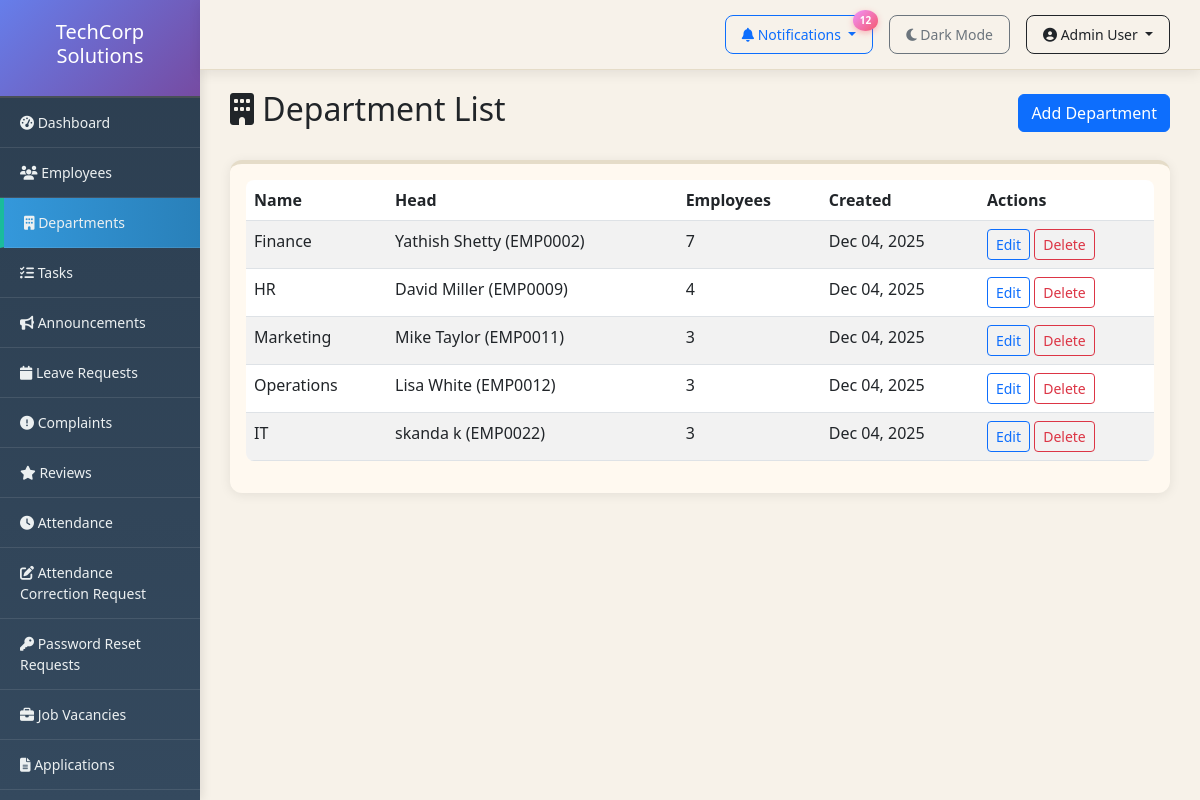
Page /admin-panel/departments/ (signed in) on the committed database.
### employees/models.py (models this page shows, shortened)
class Department(models.Model):
    name = models.CharField(max_length=100)
    description = models.TextField(blank=True)
    head = models.ForeignKey('Employee', on_delete=models.SET_NULL, null=True, blank=True, related_name='heading_department')
    created_at = models.DateTimeField(auto_now_add=True)

class Employee(models.Model):
    user = models.OneToOneField(User, on_delete=models.CASCADE)
    employee_id = models.CharField(max_length=20, unique=True)
    department = models.ForeignKey(Department, on_delete=models.SET_NULL, null=True)
    role = models.ForeignKey(Role, on_delete=models.SET_NULL, null=True)
    phone = models.CharField(max_length=15)
    date_of_birth = models.DateField(null=True, blank=True)
    date_joined = models.DateField(default=timezone.now)
    address = models.TextField(blank=True)
    profile_picture = models.ImageField(upload_to='profiles/', blank=True)
    position = models.CharField(max_length=100, blank=True)
    is_manager = models.BooleanField(default=False)
    salary = models.DecimalField(max_digits=10, decimal_places=2, null=True, blank=True)
    theme_preference = models.CharField(max_length=10, choices=[('light', 'Light'), ('dark', 'Dark')], default='light')
    def __str__(self):
        return f"{self.user.get_full_name()} ({self.employee_id})"

### employees/views.py (the view)
# urls.py: path('admin-panel/departments/', views.department_list, name='department_list'),
@login_required
@user_passes_test(is_admin)
def department_list(request):
    departments = Department.objects.annotate(employee_count=Count('employee')).all()
    return render(request, 'admin/department_list.html', {'departments': departments})

### employees/context_processors.py (called while the page is built)
def notifications(request):
    context = {
        'pending_count': 0,
        'leave_count': 0,
        'correction_count': 0,
        'password_reset_count': 0,
    }
    if request.user.is_authenticated and request.user.is_staff:
        leave_count = Leave.objects.filter(status='pending').count()
        correction_count = AttendanceCorrection.objects.filter(status='pending').count()
        password_reset_count = PasswordResetRequest.objects.filter(status='pending').count()
        context.update({
            'leave_count': leave_count,
            'correction_count': correction_count,
            'password_reset_count': password_reset_count,
            'pending_count': leave_count + correction_count + password_reset_count,
        })
    return context

### employees/views.py (called while the page is built)
def is_admin(user):
    return user.is_staff or user.is_superuser

### employees/templates/admin/department_list.html (shortened to what this page needs)
{% extends 'base.html' %}
{% block content %}
<div class="d-flex justify-content-between align-items-center mb-4">
    <h2><i class="fas fa-building"></i> Department List</h2>
    <a href="{% url 'department_add' %}" class="btn btn-primary">Add Department</a>
</div>
<div class="card">
    <div class="card-body">
        {% if departments %}
            <div class="table-responsive">
                <table class="table table-striped">
                    <thead>
                        <tr>
                            <th>Name</th>
                            <th>Head</th>
                            <th>Employees</th>
                            <th>Created</th>
                            <th>Actions</th>
                        </tr>
                    </thead>
                    <tbody>
                        {% for department in departments %}
                        <tr>
                            <td>{{ department.name }}</td>
                            <td>{{ department.head|default:"Not assigned" }}</td>
                            <td>{{ department.employee_count }}</td>
                            <td>{{ department.created_at|date:"M d, Y" }}</td>
                            <td>
                                <a href="{% url 'department_edit' department.pk %}" class="btn btn-sm btn-outline-primary">Edit</a>
                                <a href="{% url 'department_delete' department.pk %}" class="btn btn-sm btn-outline-danger delete-btn">Delete</a>
                            </td>
                        </tr>
                        {% endfor %}
                    </tbody>
                </table>
            </div>
        {% else %}
            <p class="text-muted text-center">No departments found.</p>
        {% endif %}
    </div>
</div>
{% endblock %}

### employees/templates/base.html (shortened to what this page needs)
<!DOCTYPE html>
<html lang="en">
<head>
    <link href="https://cdn.jsdelivr.net/npm/bootstrap@5.3.0/dist/css/bootstrap.min.css" rel="stylesheet">
    <link rel="stylesheet" href="https://cdnjs.cloudflare.com/ajax/libs/font-awesome/6.4.0/css/all.min.css">
</head>
<body>
    <nav class="top-navbar d-flex justify-content-end align-items-center">
        {% if user.is_staff %}
        <div class="dropdown me-3">
            <button class="btn btn-sm btn-outline-primary dropdown-toggle" type="button" data-bs-toggle="dropdown">
                <i class="fas fa-bell"></i> Notifications
                {% if pending_count > 0 %}
                <span class="notification-badge">{{ pending_count }}</span>
                {% endif %}
            </button>
        </div>
        {% endif %}
        <a href="{% url 'toggle_theme' %}" class="btn btn-sm btn-outline-secondary me-3">
            {% if user.is_authenticated and user.employee.theme_preference == 'dark' %}
                <i class="fas fa-sun"></i> Light Mode
            {% else %}
                <i class="fas fa-moon"></i> Dark Mode
            {% endif %}
        </a>
        <div class="dropdown">
            <button class="btn btn-sm btn-outline-dark dropdown-toggle" type="button" data-bs-toggle="dropdown">
                <i class="fas fa-user-circle"></i> {{ user.get_full_name|default:user.username }}
            </button>
        </div>
    </nav>
    <div class="container-fluid">
        <div class="row">
            <div class="col-md-2 sidebar">
                <div class="logo-header">
                    <h5>TechCorp Solutions</h5>
                </div>
                {% if user.is_staff %}
                <a href="{% url 'admin_dashboard' %}"><i class="fas fa-tachometer-alt"></i> Dashboard</a>
                <a href="{% url 'employee_list' %}"><i class="fas fa-users"></i> Employees</a>
                <a href="{% url 'department_list' %}"><i class="fas fa-building"></i> Departments</a>
                <a href="{% url 'task_list' %}"><i class="fas fa-tasks"></i> Tasks</a>
                <a href="{% url 'announcement_list' %}"><i class="fas fa-bullhorn"></i> Announcements</a>
                <a href="{% url 'leave_requests' %}"><i class="fas fa-calendar"></i> Leave Requests</a>
                <a href="{% url 'complaint_list' %}"><i class="fas fa-exclamation-circle"></i> Complaints</a>
                <a href="{% url 'review_list' %}"><i class="fas fa-star"></i> Reviews</a>
                <a href="{% url 'admin_attendance_list' %}"><i class="fas fa-clock"></i> Attendance</a>
                <a href="{% url 'admin_correction_list' %}"><i class="fas fa-edit"></i> Attendance Correction Request</a>
                <a href="{% url 'admin_password_reset_list' %}"><i class="fas fa-key"></i> Password Reset Requests</a>
                <a href="{% url 'vacancy_list' %}"><i class="fas fa-briefcase"></i> Job Vacancies</a>
                <a href="{% url 'application_list' %}"><i class="fas fa-file-alt"></i> Applications</a>
                <a href="{% url 'admin_salary_management' %}"> Salary Management</a>
                {% endif %}
            </div>
            <div class="col-md-10 content">
                {% block content %}{% endblock %}
            </div>
        </div>
    </div>
</body>
</html>

### employees/templates/base.html (style rules this page uses)
* { transition: background-color 0.3s ease, color 0.3s ease; }
body { font-family: 'Segoe UI', Tahoma, Geneva, Verdana, sans-serif; }
.sidebar { position: fixed; top: 0; left: 0; height: 100vh; overflow-y: auto; background: linear-gradient(180deg, #2c3e50 0%, #34495e 100%) !important; padding: 0; width: 16.666667%; box-shadow: 2px 0 10px rgba(0,0,0,0.1); }
.sidebar a { color: #ecf0f1 !important; text-decoration: none; padding: 14px 20px; display: block; border-bottom: 1px solid rgba(255,255,255,0.1); transition: all 0.3s ease; font-size: 14px; }
.sidebar a.active { background: linear-gradient(90deg, #3498db 0%, #2980b9 100%) !important; border-left: 4px solid #1abc9c; padding-left: 20px; }
.sidebar .logo-header { background: linear-gradient(135deg, #667eea 0%, #764ba2 100%) !important; color: white !important; }
.content { padding: 30px; margin-top: 60px; margin-left: 16.666667%; background: #F7F2E9; min-height: calc(100vh - 60px); }
.card { background: #FFF9F0; backdrop-filter: blur(10px); border: none; border-top: 4px solid #E5DCC8; border-radius: 12px; box-shadow: 0 2px 12px rgba(0, 0, 0, 0.08); transition: transform 0.3s ease, box-shadow 0.3s ease; }
.logo-header { background: #2c3e50; color: white; padding: 20px; text-align: center; border-bottom: 2px solid #495057; }
.top-navbar { position: fixed; top: 0; right: 0; left: 16.666667%; z-index: 1000; background: rgba(247, 242, 233, 0.95); border-bottom: 1px solid #E5DCC8; padding: 15px 30px; box-shadow: 0 4px 12px rgba(0,0,0,0.08); backdrop-filter: blur(20px); }
.top-navbar .btn { border-radius: 8px; padding: 8px 16px; font-weight: 500; transition: all 0.3s ease; }
.notification-badge { position: absolute; top: -5px; right: -5px; background: linear-gradient(135deg, #f093fb 0%, #f5576c 100%); color: white; border-radius: 50%; padding: 3px 7px; font-size: 10px; font-weight: bold; box-shadow: 0 2px 6px rgba(245, 87, 108, 0.4); animation: pulse 2s infinite; }
.table { border-radius: 8px; overflow: hidden; }

### rows in the picture
Department: name "Finance", head "Yathish Shetty (EMP0002)", employee_count "7", created_at "Dec 04, 2025"
Department: name "HR", head "David Miller (EMP0009)", employee_count "4", created_at "Dec 04, 2025"
Department: name "Marketing", head "Mike Taylor (EMP0011)", employee_count "3", created_at "Dec 04, 2025"
Department: name "Operations", head "Lisa White (EMP0012)", employee_count "3", created_at "Dec 04, 2025"
Department: name "IT", head "skanda k (EMP0022)", employee_count "3", created_at "Dec 04, 2025"

### other values in the picture
{{ pending_count }} "12"
{{ user.get_full_name|default:user.username }} "Admin User"
